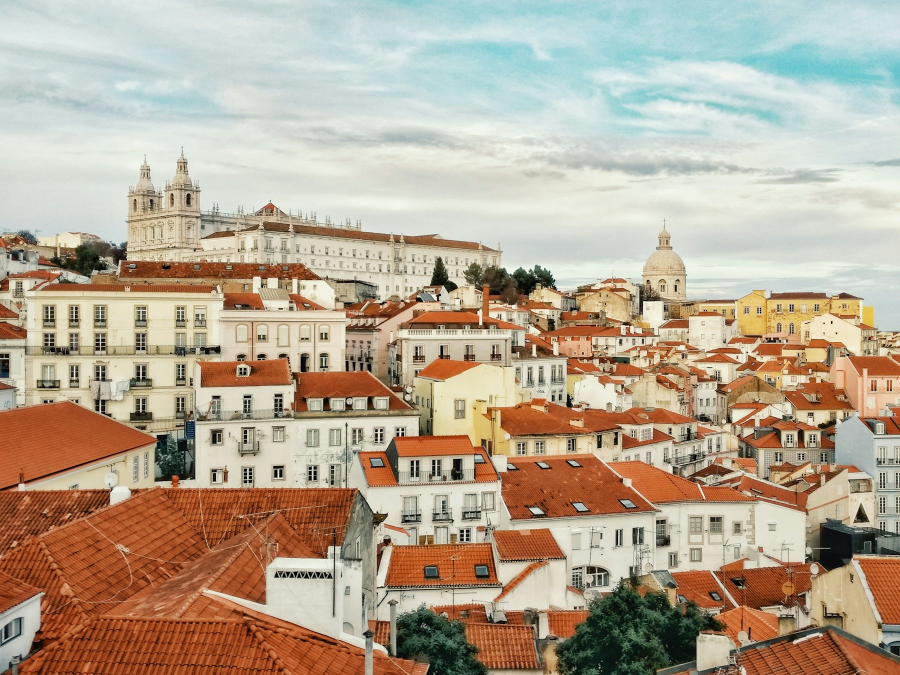
#> input picture design/directions/photos/lisboa-alfama-sao-vicente.jpg, 1800 x 1350 px (shown at 1/2 size)
$ python resort_grade.py ../../design/directions/photos/lisboa-alfama-sao-vicente.jpg ../../design/directions/photos/lisboa-alfama-telhados.jpg 1.0
#> lines starting #> are read from the running program, lines starting #| are printed output that depends on the picture; after the words box and inside, x2 and y2 are one past the last pixel; in counts of white or black regions, pixels touching at a corner belong together
# Prompt 33 §1.3 (D60): one grade for every photograph on the site. Bright, warm, soft contrast, blues and greens
# slightly muted: sunlit, never neon. Writes a graded JPEG (quality 92) that site images are cut from.
# Usage: python3 scripts/design/resort_grade.py <in.jpg> <out.jpg> [strength 0..1, default 1]
import sys
import numpy as np
from PIL import Image

src, out = sys.argv[1:3]
k = float(sys.argv[3]) if len(sys.argv) > 3 else 1.0
im = Image.open(src).convert("RGB")
#> im is the input picture: PIL image 1800x1350 RGB; mean R, G, B 181.3, 165.9, 146.1
x = np.asarray(im, np.float32) / 255


def hsv(a):
    mx, mn = a.max(-1), a.min(-1); d = mx - mn
#> after `mx, mn = (a.max(-1), a.min(-1))`:
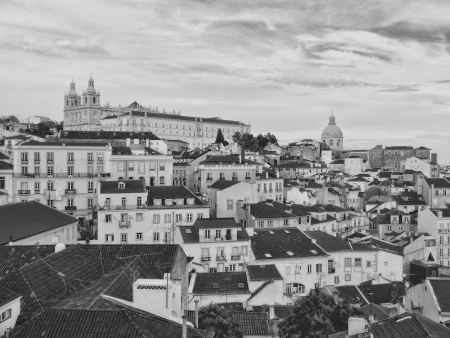
#> mn: shape (1350, 1800) float32 (shown at 1/4 size); min 0.112, max 0.905, mean 0.578
    h = np.zeros_like(mx); r, g, b = a[..., 0], a[..., 1], a[..., 2]
#> after `r, g, b = (a[..., 0], a[..., 1], a[..., 2])`:
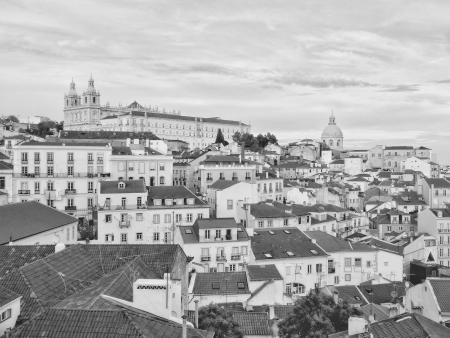
#> g: shape (1350, 1800) float32 (shown at 1/4 size); min 0.112, max 0.956, mean 0.67
    m = d > 1e-6
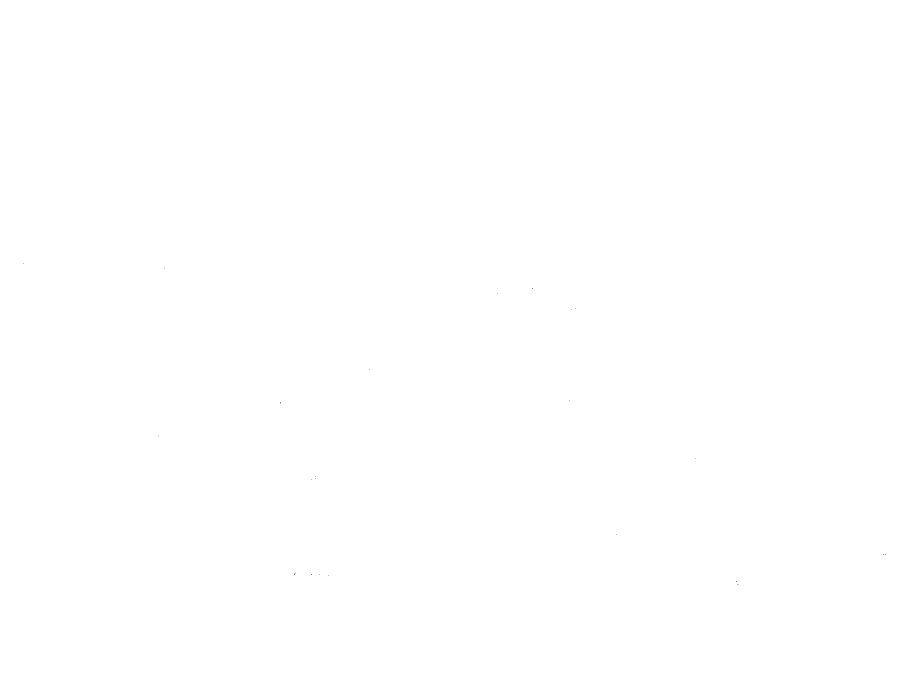
#> m: shape (1350, 1800) bool (shown at 1/2 size); 100% white; black in thin lines or dots, all inside (x1, y1, x2, y2) = (46, 526, 1772, 1169)
    rr = m & (mx == r); gg = m & (mx == g) & ~rr; bb = m & ~rr & ~gg
    h[rr] = ((g - b)[rr] / d[rr]) % 6; h[gg] = (b - r)[gg] / d[gg] + 2; h[bb] = (r - g)[bb] / d[bb] + 4
#> after `h[bb] = (r - g)[bb] / d[bb] + 4`:
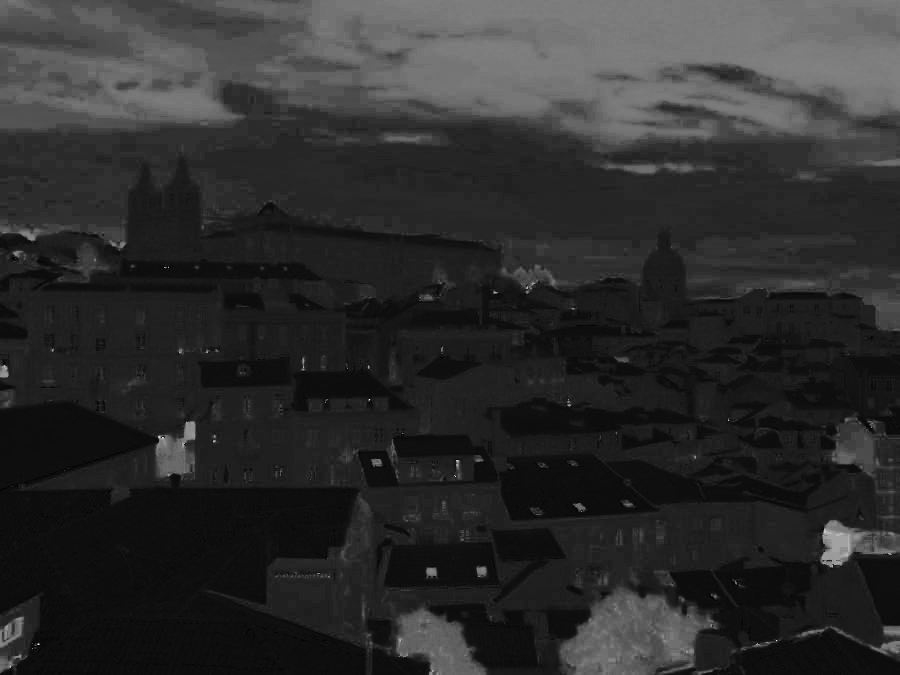
#> h: shape (1350, 1800) float32 (shown at 1/2 size); min 0, max 5.99, mean 1.07; drawn with min black and max white
    return h * 60, np.where(mx > 0, d / np.maximum(mx, 1e-6), 0), mx


def rgb(h, s, v):
    c = v * s; hp = h / 60; xx = c * (1 - np.abs(hp % 2 - 1)); z = np.zeros_like(h)
    i = np.floor(hp).astype(int) % 6
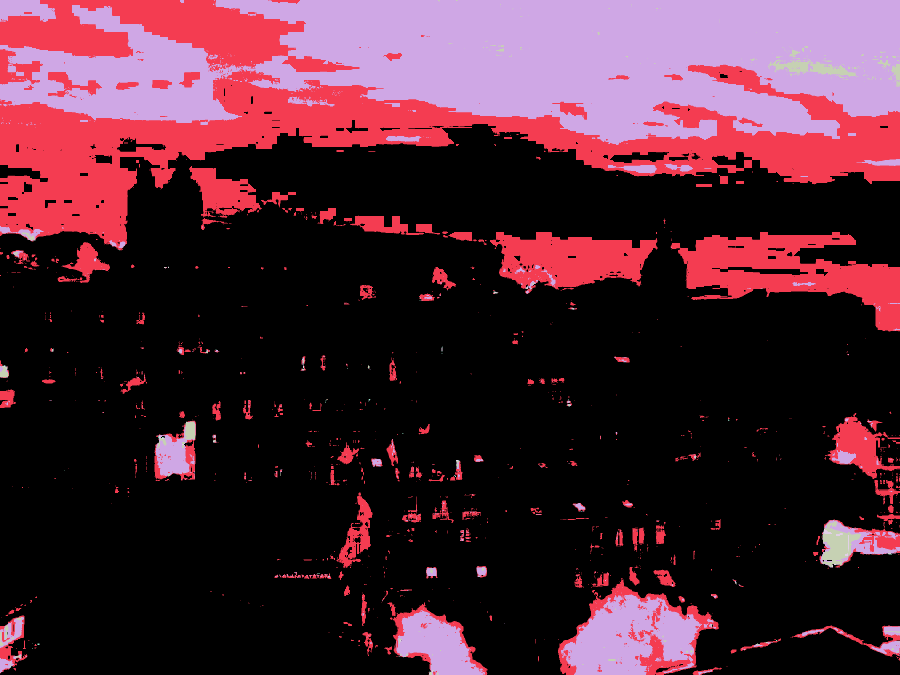
#> i: shape (1350, 1800) int64 (shown at 1/2 size); 6 distinct labels, from 0 to 5; one colour per label, 0 black
    r = np.choose(i, [c, xx, z, z, xx, c]); g = np.choose(i, [xx, c, c, xx, z, z]); b = np.choose(i, [z, z, xx, c, c, xx])
#> after `r = np.choose(i, [c, xx, z, z, xx, c])`:
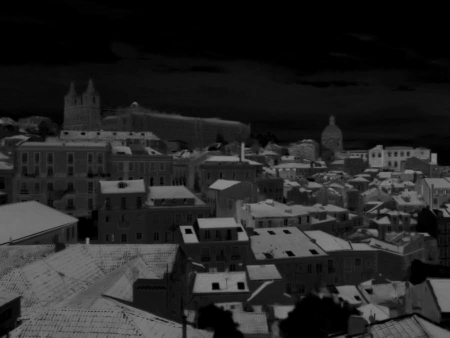
#> r: shape (1350, 1800) float32 (shown at 1/4 size); min 0, max 0.54, mean 0.145
#> after `b = np.choose(i, [z, z, xx, c, c, xx])`:
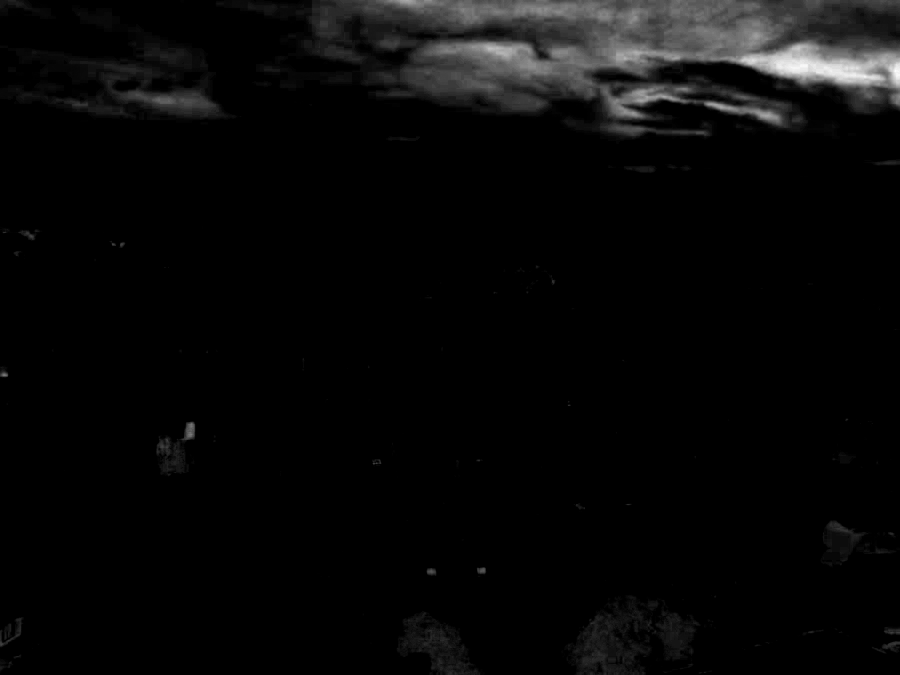
#> b: shape (1350, 1800) float32 (shown at 1/2 size); min 0, max 0.269, mean 0.00891; drawn with min black and max white
    m = v - c
    return np.stack([r + m, g + m, b + m], -1)


y = x.copy()
# 1. Warm white balance: a touch of sun in the whites, the shadows kept neutral.
lum = y.mean(-1, keepdims=True)
y = y * (1 + k * np.array([0.035, 0.012, -0.03], np.float32) * (0.4 + 0.6 * lum))
# 2. Soft contrast with lifted blacks and gently held highlights.
y = 0.5 + (y - 0.5) * (1 - 0.12 * k)
y = 0.035 * k + y * (1 - 0.035 * k)
# 3. Brighter mid-tones.
y = np.clip(y, 0, 1) ** (1 - 0.08 * k)
# 4. Blues and greens slightly muted; everything a little calmer.
h, s, v = hsv(np.clip(y, 0, 1))
blue = np.clip(1 - np.abs(h - 210) / 45, 0, 1); green = np.clip(1 - np.abs(h - 110) / 50, 0, 1)
s = s * (1 - k * (0.22 * blue + 0.18 * green)) * (1 - 0.05 * k)
y = rgb(h, np.clip(s, 0, 1), v)
Image.fromarray((np.clip(y, 0, 1) * 255 + 0.5).astype(np.uint8)).save(out, quality=92)
print(out)

$ run again, on design/directions/photos/lisboa-anoitecer-castelo.jpg
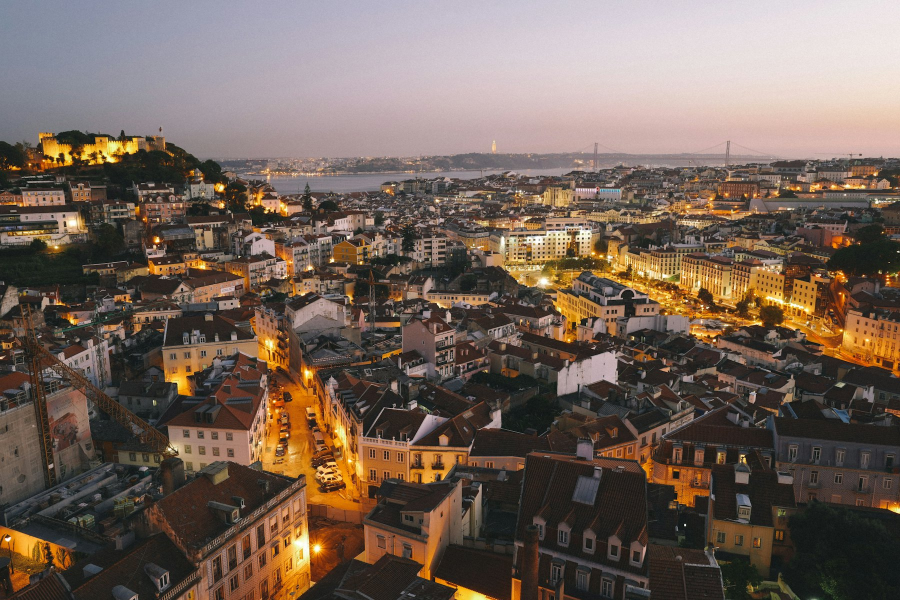
#> input picture design/directions/photos/lisboa-anoitecer-castelo.jpg, 1800 x 1200 px (shown at 1/2 size)
#> im is the input picture: PIL image 1800x1200 RGB; mean R, G, B 115.4, 98.9, 87.9
#> in hsv, `rr = m & (mx == r)`:
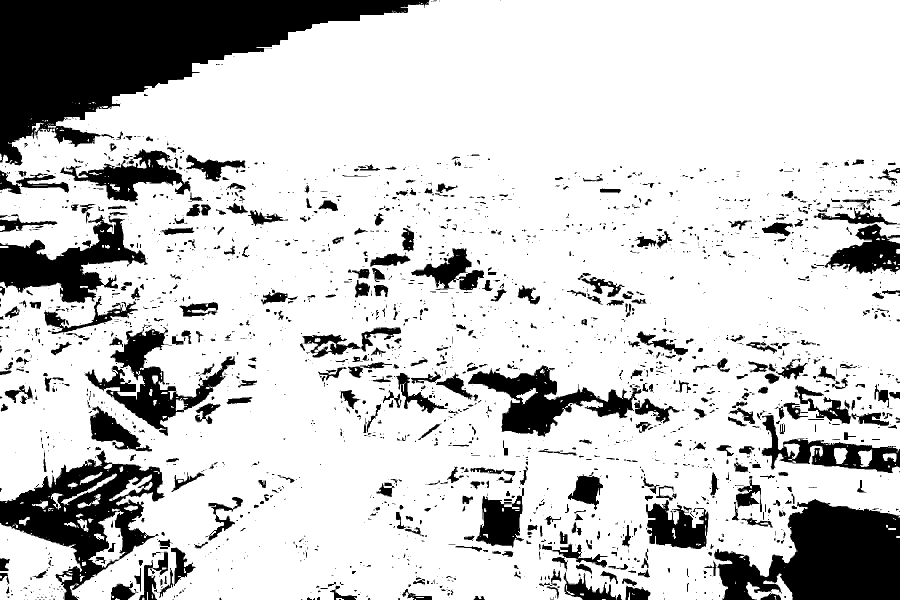
#> rr: shape (1200, 1800) bool (shown at 1/2 size); 80% white; 2508 black regions (1822 under 20 px), largest, box (x1, y1, x2, y2) and area: (0, 0, 858, 331) 117932, (1428, 998, 1800, 1200) 48414, (0, 900, 329, 1200) 36407
#> gg: shape (1200, 1800) bool; 11.1% white; 3147 white regions (2362 under 20 px), largest, box (x1, y1, x2, y2) and area: (1428, 999, 1800, 1200) 46260, (0, 430, 295, 606) 20972, (936, 731, 1225, 874) 13302
#> bb: shape (1200, 1800) bool; 8.8% white; 2038 white regions (1619 under 20 px), largest, box (x1, y1, x2, y2) and area: (0, 0, 858, 287) 114513, (1531, 830, 1800, 942) 8131, (0, 926, 240, 1052) 6207
#> i: shape (1200, 1800) int64; 6 distinct labels, from 0 to 5
#> in rgb, `b = np.choose(i, [z, z, xx, c, c, xx])`:
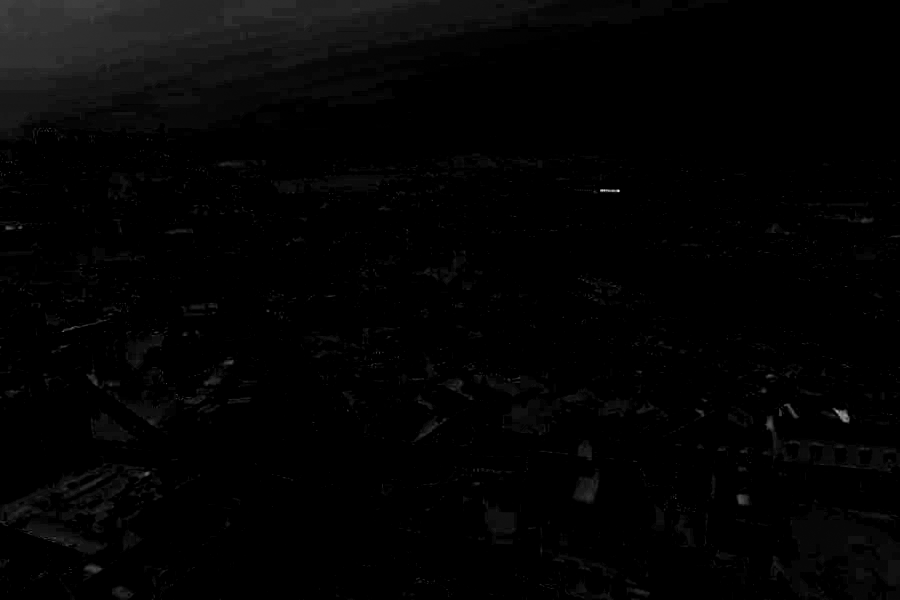
#> b: shape (1200, 1800) float32 (shown at 1/2 size); min 0, max 0.252, mean 0.0037; drawn with min black and max white

$ run again, on design/directions/photos/lisboa-baixa-telhados.jpg
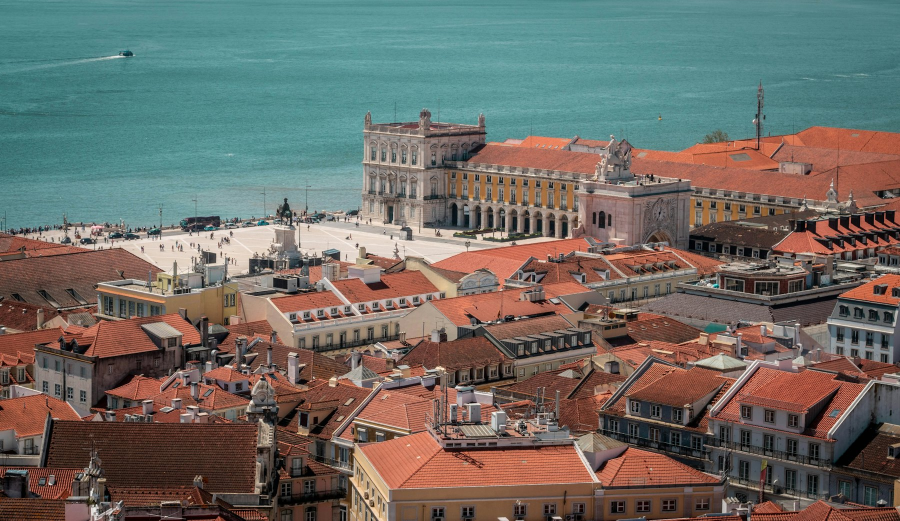
#> input picture design/directions/photos/lisboa-baixa-telhados.jpg, 1800 x 1041 px (shown at 1/2 size)
#> im is the input picture: PIL image 1800x1041 RGB; mean R, G, B 109.9, 108.2, 101.5
#> in hsv, `rr = m & (mx == r)`:
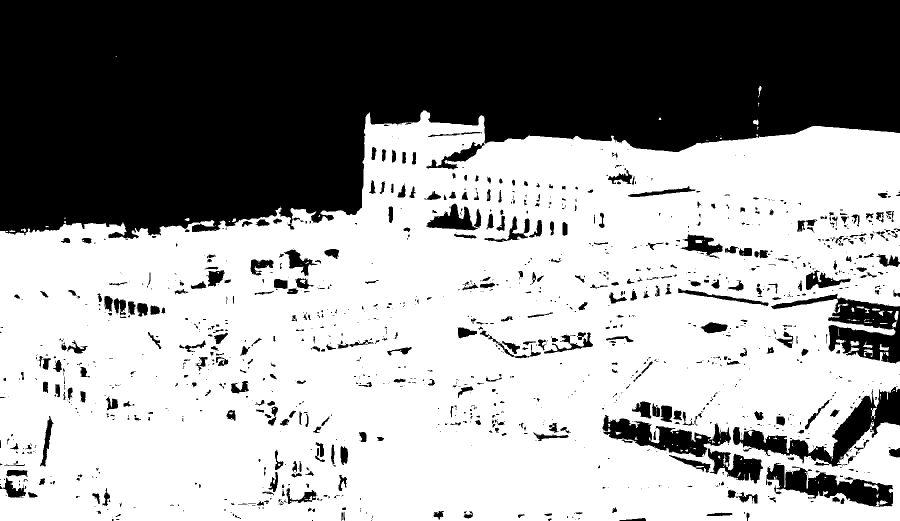
#> rr: shape (1041, 1800) bool (shown at 1/2 size); 60.8% white; 1401 black regions (943 under 20 px), largest, box (x1, y1, x2, y2) and area: (0, 0, 1800, 478) 613992, (1466, 773, 1800, 934) 14232, (1542, 587, 1800, 727) 13107
#> gg: shape (1041, 1800) bool; 33.5% white; 2281 white regions (1835 under 20 px), largest, box (x1, y1, x2, y2) and area: (0, 0, 1800, 472) 585403, (1656, 608, 1776, 650) 1430, (1657, 656, 1760, 721) 1245
#> bb: shape (1041, 1800) bool; 5.7% white; 1800 white regions (1344 under 20 px), largest, box (x1, y1, x2, y2) and area: (1600, 96, 1800, 225) 9202, (1634, 778, 1800, 932) 8689, (1207, 830, 1424, 913) 6345
#> i: shape (1041, 1800) int64; 6 distinct labels, from 0 to 5
#> in rgb, `b = np.choose(i, [z, z, xx, c, c, xx])`:
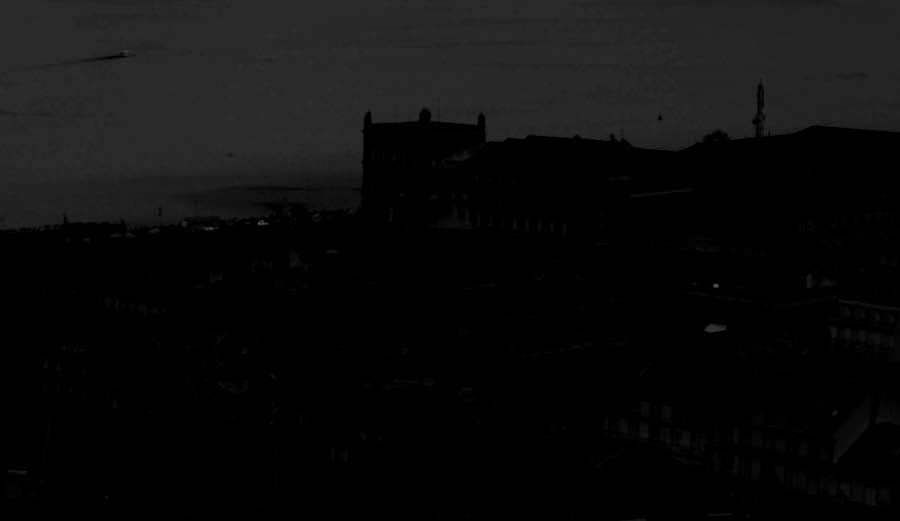
#> b: shape (1041, 1800) float32 (shown at 1/2 size); min 0, max 0.419, mean 0.0498
